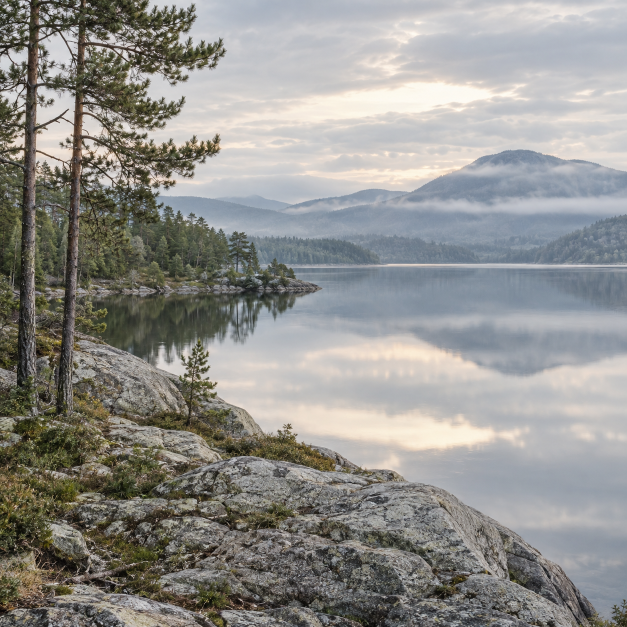
#> input picture assets/nordic-lake-art.png, 1254 x 1254 px (shown at 1/2 size)
$ python build_artwork_atlas.py
#> lines starting #> are read from the running program, lines starting #| are printed output that depends on the picture
"""Pack licensed local source images into a single static GPU/export texture."""
from pathlib import Path
from PIL import Image

root=Path(__file__).with_name('assets')
atlas=Image.new('RGB',(1024,1024),(235,232,224))
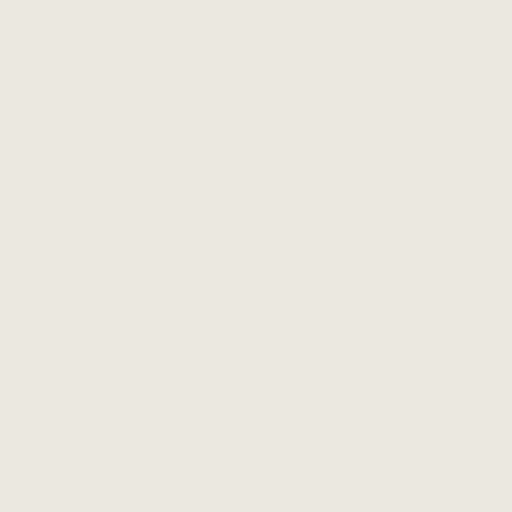
#> atlas: PIL image 1024x1024 RGB (shown at 1/2 size); mean R, G, B 235, 232, 224
for name,xy in [('nordic-lake-art.png',(0,0)),('monet-lilies.jpg',(512,0)),('corot-forest.jpg',(0,512))]:
    # Original aspect is restored by each artwork's UV mapping in all renderers.
    im=Image.open(root/name).convert('RGB').resize((512,512),Image.Resampling.LANCZOS)
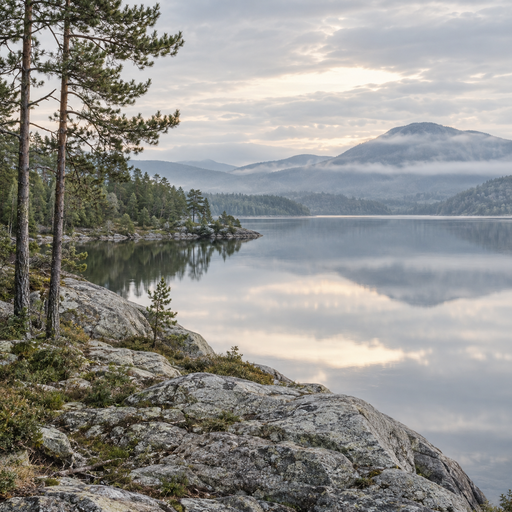
#> im: PIL image 512x512 RGB; mean R, G, B 144.8, 144.1, 140.6
    atlas.paste(im,xy)
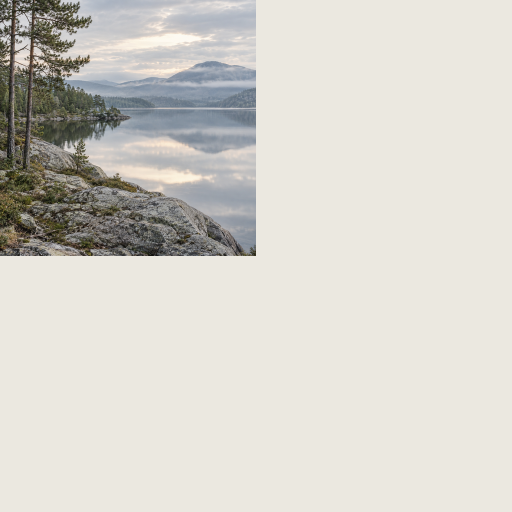
#> atlas: PIL image 1024x1024 RGB (shown at 1/2 size); mean R, G, B 212.4, 210, 203.1
#> (the run stopped early here; a loop or call above may not have finished)
